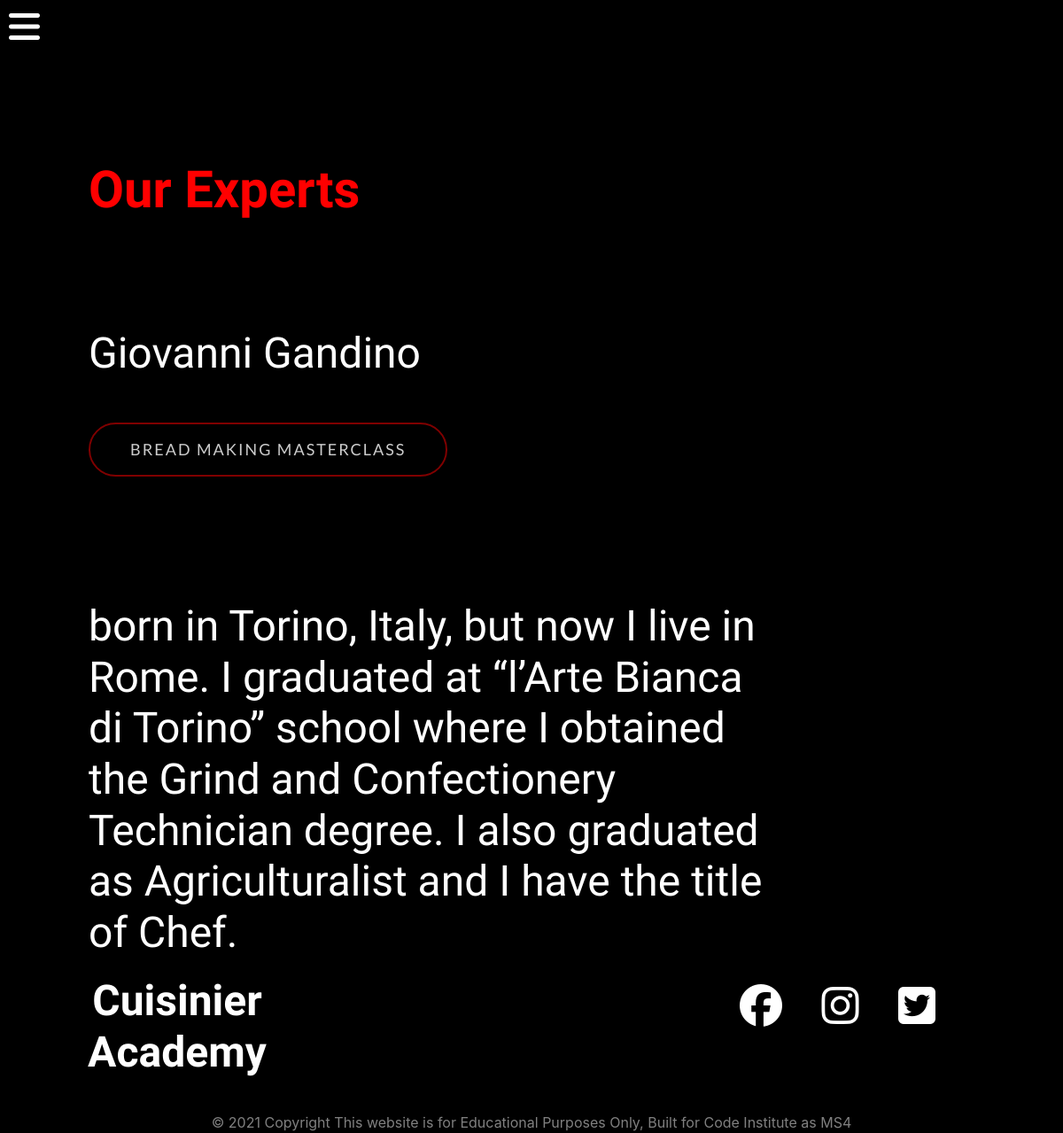
Before: /experts/ with the older database file.
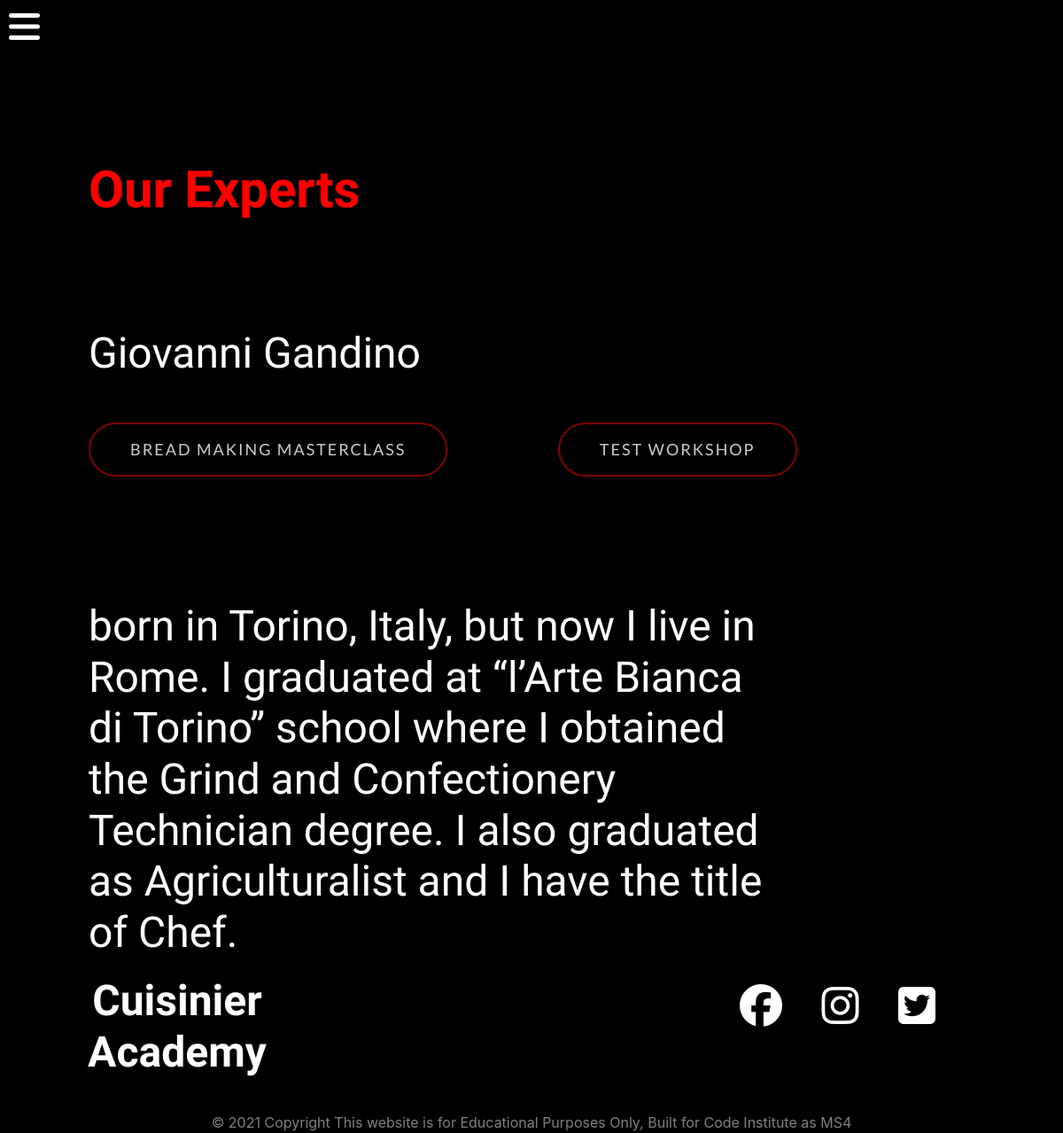
After: the same page with the newer database file.
### experts/models.py (models this page shows, shortened)
class Expert(models.Model):
    name = models.CharField(max_length=100)
    about = models.TextField(blank=True)
    profile_image = models.ImageField(null=True, blank=True)
    facbook_link = models.CharField(default='www.facebook.com', max_length=200)
    twitter_link = models.CharField(default='www.twitter.com', max_length=200)

### workshops/models.py (models this page shows)
class Workshop(models.Model):
    title = models.CharField(max_length=100)
    sub_title = models.CharField(max_length=200)
    description = models.TextField(blank=True)
    expert = models.ForeignKey(Expert,default=None, on_delete=models.DO_NOTHING)
    main_img = models.ImageField(null=True, blank=True) # upload file path
    image_1 = models.ImageField(null=True, blank=True)
    image_2 = models.ImageField(null=True, blank=True)
    image_3 = models.ImageField(null=True, blank=True)
    agenda_day_1 = models.TextField(null=True, blank=True)
    agenda_day_2 = models.TextField(null=True, blank=True)
    agenda_day_3 = models.TextField(null=True, blank=True)
    price = models.DecimalField(null=True, max_digits=6, decimal_places=2, blank=True)
    date = models.DateTimeField(default=datetime.now, blank=True)
    location = models.CharField(null=True, max_length=200)
    is_published = models.BooleanField(default=True)
    def __str__(self):
        return self.title

### experts/views.py (the view)
# urls.py: path('experts/', include('experts.urls')),
def experts(request):
    experts = Expert.objects.all()
    for expert in experts:
        workshop = list(Workshop.objects.filter(expert=expert))
    context = {
        'experts': experts,
        'workshop': workshop
    }
    return render(request, 'experts/experts.html', context)

### experts/templates/experts/experts.html
{% extends "base.html" %}
{% load static %}
{% block content %}
            <h1 class="header-titile"> <span> Our Experts</span></h1>
    {% if experts %}
        {% for expert in experts %}
        <h2 class="header-titile">{{ expert.name }}</h2>
        {% for w in workshop %}
        <a href="{% url 'workshop' w.id %}" class="btn btn-header">{{ w }}</a>
        {% endfor %}
        <h2 class="header-titile">{{ expert.about }}</h2>
        {% endfor %}
    {% endif %}
{% endblock %}

Changed rows visible on the page:
added Workshop: title "TEST WORKSHOP"
